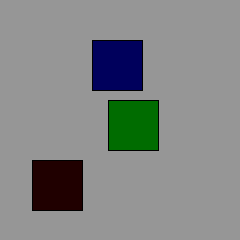
Frame 1 (no input)
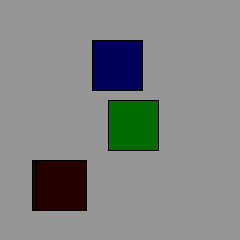
Frame 60 (the mouse pressed at the canvas centre just before this capture)
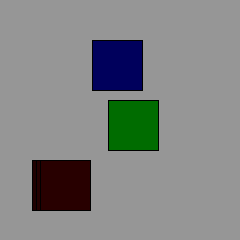
Frame 120 (the mouse held since frame 60 and released just before this capture)

The Processing sketch that drew these frames (run headless with seeded random() and noise(); from frame 60 on, the mouse is pressed at the canvas centre):

// Processing sketch: Fig_4_4
// ── Fig_4_4.pde
void setup()
{
 size(240,240); 
 background(150);

}

void draw()
{
    fill(second()*4,0,0); 
  rect(second()*4,160,50,50); 
  fill(0,minute()*4,0);
  rect(minute()*4,100,50,50); 
  fill(0,0,hour()*4);
  rect(hour()*4,40,50,50);
}
